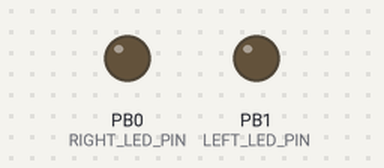
Bench run of a program on a simulated ATtiny85, built with avr-gcc and run on an emulated ATtiny85. Shown: output pins drawn as LEDs (lit = HIGH).

Above: at 0.15 s.
Timing chart, 0 to 1.5 s (numbered marks = the images above):
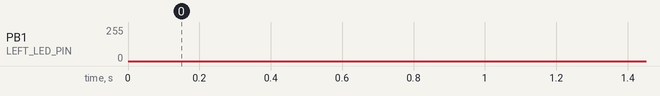

The program:

main.cpp
```cpp
#include <Arduino.h>
#include <avr/io.h>
#include <avr/interrupt.h>
#include <stdint.h>

#define RIGHT_LED_PIN 0
#define LEFT_LED_PIN  1

typedef struct {
  int pwm_level = 0;
  int increment_by = 1;
  int skipping = 0;
} Led;

volatile Led left_led, right_led;

void setupTimer1() {
  noInterrupts();

  TCNT1 = 0;
  TCCR1 = 0;

  // 100.16025641025641 Hz (1000000/((155+1)*64))
  OCR1C = 30;
  OCR1A = OCR1C;
  TCCR1 |= (1 << CTC1);
  TCCR1 |= (1 << CS12) | (1 << CS11) | (1 << CS10);
  TIMSK |= (1 << OCIE1A);

  interrupts();
}

void splash(int pin, volatile Led &led) {
  if (led.skipping > 0) {
    led.skipping--;
    return;
  }

  led.pwm_level += led.increment_by;

  analogWrite(pin, led.pwm_level);

  if(led.pwm_level > 254) { led.increment_by = -1; }
  if(led.pwm_level <   1) {
    led.increment_by = 1;
    led.skipping = 255;
  }
}

void setup() {
  pinMode(RIGHT_LED_PIN, OUTPUT);
  pinMode(LEFT_LED_PIN,  OUTPUT);

  left_led.skipping = 255 + 127;

  setupTimer1();
}

void loop() {
}

ISR(TIMER1_COMPA_vect) {
  splash(LEFT_LED_PIN, left_led);
  splash(RIGHT_LED_PIN, right_led);
}
```
